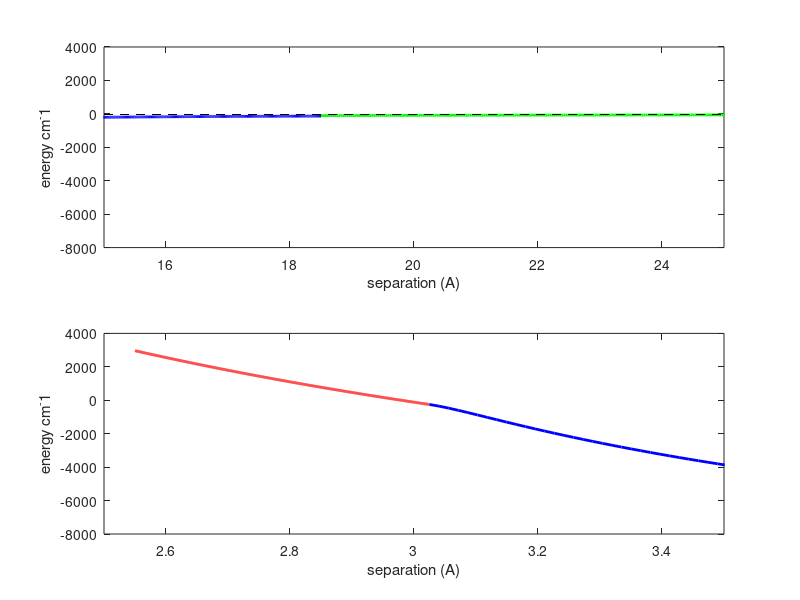
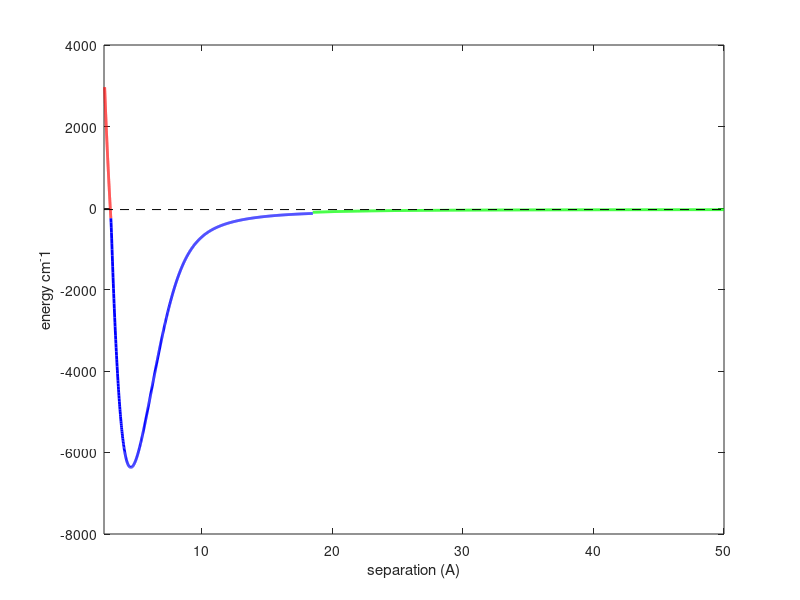

The MATLAB script that drew these images, in order:

clear all
%% Constants
a0=5.29177210903e-11; % bohr radius
A0 = 10^-10; % angstrom
cm=0.01;

%% Parameters

% Important separations
R0 = 2.55*A0;
R1 = 3.025*A0;
R2 = 18.5*A0;
R3 = 100*A0;

% Repulsive branch
A1 = 6.15621691e3*cm^-1;
C = 1.4954055;      % original value
C = 1.4944-0.00015945; % CF Values by tweaking short range

A2 = 5.7847022e4*cm^-1;

% Potential well
bVec=[1.110701931e4*cm^-1;
    -4.36925369044300638e1*cm^-1;
    4.76297891975524326e4*cm^-1;
    -2.09601115045173974e4*cm^-1;
    -7.01984407530179014e4*cm^-1;
    -3.01001775238950504e4*cm^-1;
    1.55968559608675539e6*cm^-1;
    -5.00914579944727710e5*cm^-1;
    -5.73511453432456404e7*cm^-1;
    1.15249130719885722e8*cm^-1;
    1.04092244644117713e9*cm^-1;
    -3.806592600279434456e9*cm^-1;
    -7.09216903641955090e9*cm^-1;
    5.45659790420072861e10*cm^-1;
    -5.92912726136713181e10*cm^-1;
    -2.36187587414028015e11*cm^-1;
    1.17116364854221021e12*cm^-1;
    -2.50404040001589111e12*cm^-1;
    -1.89576460672672681e12*cm^-1;
    2.86804447527311953e13*cm^-1;
    -6.17994630589855469e13*cm^-1;
    -3.03985720429939258e13*cm^-1;
    3.59974601606658937e14*cm^-1;
    -5.75771007718742750e14*cm^-1;
    -5.16723472499104531e13*cm^-1;
    1.47635288904728050e15*cm^-1;
    -2.40901143313356450e15*cm^-1;
    1.95020021872318475e15*cm^-1;
    -8.34049836318447375e14*cm^-1;
    1.50984509388737000e14*cm^-1];
Rm = 4.551*A0;
a=0.26;

% Long Range
C3s = 5.483104e5*cm^-1;
C6s = 5.122770e7*cm^-1;
C8s = 2.6654e9*cm^-1;

C3p = C3s/2;
C6p = 3.0319e7*cm^-1;
C8p = 1.02877e9*cm^-1;


D = 17474.5848*cm^-1;
nu = 13023.6587*cm^-1; % wavevector of 4s-4p
lambda_bar = 1/nu; % lambda bar is inverse wavevector?
Delta = 57.7103*cm^-1;

B2 = 6.0213760140;
B1 = 6.282509e3*cm^-1;
B3 = 1.9132288453;

C10 = 4.379437e12*cm^-1;
C12 = -1.314013e15*cm^-1;

% bVec = hpf(bVec);

%% Functions

% Short Range
USR = @(R) A1 + A2*(R/A0).^(-C);

% Intermediate Energy
xi = @(R) (R-Rm/A0)./(R+a*Rm/A0);
UIR = @ (Rvec) arrayfun(@(R) ...
    sum(bVec.*xi(R/A0).^(0:(length(bVec)-1))',1),Rvec);

% keyboard
% UIR = @ (R) UIR_func(R/A0,bVec,Rm/A0,a);



% Retardation Correction
fs = @(R) cos(R/lambda_bar) + ...
    (R/lambda_bar).*sin(R/lambda_bar);
fp = @(R) cos(R/lambda_bar) + ...
    (R/lambda_bar).*sin(R/lambda_bar)-...
    (R/lambda_bar).^2.*cos(R/lambda_bar);

% fs = @(R) 1;
% fp = @(R) 1;

% Long Range
Vp = @(R) D - fp(R).*C3p.*(R/A0).^(-3) ...
    - C6p*(R/A0).^(-6) - C8p*(R/A0).^(-8);
Vs = @(R) D - fs(R).*C3s.*(R/A0).^(-3) ...
    - C6s*(R/A0).^(-6) - C8s*(R/A0).^(-8);

% Adiabatic Energy
Vad_plus = @(R) -0.5*(Delta/3 - Vp(R) - Vs(R)) ...
    + 0.5*sqrt(8*(Delta/3)^2+(Vp(R)-Vs(R)-Delta/3).^2);
Vad_neg = @(R) -0.5*(Delta/3 - Vp(R) - Vs(R)) ...
    - 0.5*sqrt(8*(Delta/3)^2+(Vp(R)-Vs(R)-Delta/3).^2);



% Exchange
Vex = @(R) B1*(R/A0).^(B2).*exp(-B3*R/A0);

% Total long
ULR = @(R) Vad_neg(R)-Vex(R)-C10*(R/A0).^(-10)-C12*(R/A0).^(-12);

% Combined
U = @(R) (R<R1).*USR(R) + (R>R1).*(R<R2).*UIR(R) + (R>R2).*ULR(R);


%% 

Ra = linspace(2.55,R1/A0,1e3);
Rb = linspace(R1/A0,18.5,1e3);
Rc = linspace(18.5,50,1e3);




figure(22)
clf

plot(Ra,0.01*(USR(Ra*A0)-D),'r-','linewidth',2);
hold on
plot(Rb,0.01*(UIR(Rb*A0)-D),'b-','linewidth',2);
plot(Rc,0.01*(ULR(Rc*A0)-D),'g-','linewidth',2);
xlim([2.5 50])
plot(get(gca,'XLIm'),[1 1]*-0.01*2*Delta/3,'k--');
xlabel('separation (A)');
ylabel('energy cm^-1')

figure(20)
clf

subplot(211);
plot(Ra,0.01*(USR(Ra*A0)-D),'r-','linewidth',2);
hold on
plot(Rb,0.01*(UIR(Rb*A0)-D),'b-','linewidth',2);
plot(Rc,0.01*(ULR(Rc*A0)-D),'g-','linewidth',2);
xlim([15 25])
plot(get(gca,'XLIm'),[1 1]*-0.01*2*Delta/3,'k--');
xlabel('separation (A)');
ylabel('energy cm^-1')

subplot(212);
plot(Ra,0.01*(USR(Ra*A0)-D),'r-','linewidth',2);
hold on
plot(Rb,0.01*(UIR(Rb*A0)-D),'b-','linewidth',2);
plot(Rc,0.01*(ULR(Rc*A0)-D),'g-','linewidth',2);
xlim([2.5 3.5])
xlabel('separation (A)');
ylabel('energy cm^-1')